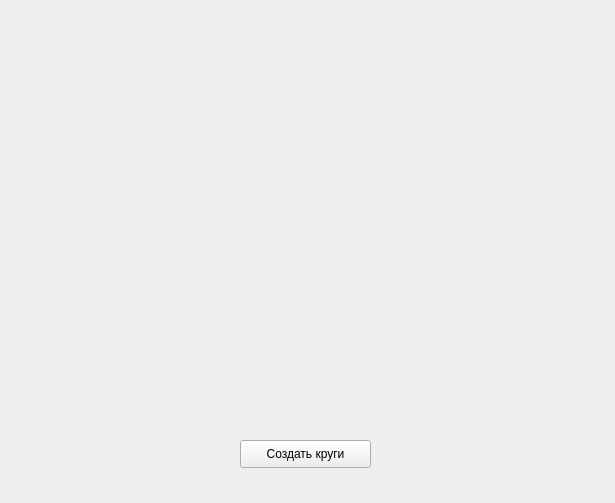
<?xml version="1.0" encoding="UTF-8"?>
<ui version="4.0">
 <class>Form</class>
 <widget class="QWidget" name="Form">
  <property name="geometry">
   <rect>
    <x>0</x>
    <y>0</y>
    <width>615</width>
    <height>503</height>
   </rect>
  </property>
  <property name="windowTitle">
   <string>Form</string>
  </property>
  <widget class="QPushButton" name="button">
   <property name="geometry">
    <rect>
     <x>240</x>
     <y>440</y>
     <width>131</width>
     <height>28</height>
    </rect>
   </property>
   <property name="text">
    <string>Создать круги</string>
   </property>
  </widget>
 </widget>
 <resources/>
 <connections/>
</ui>
